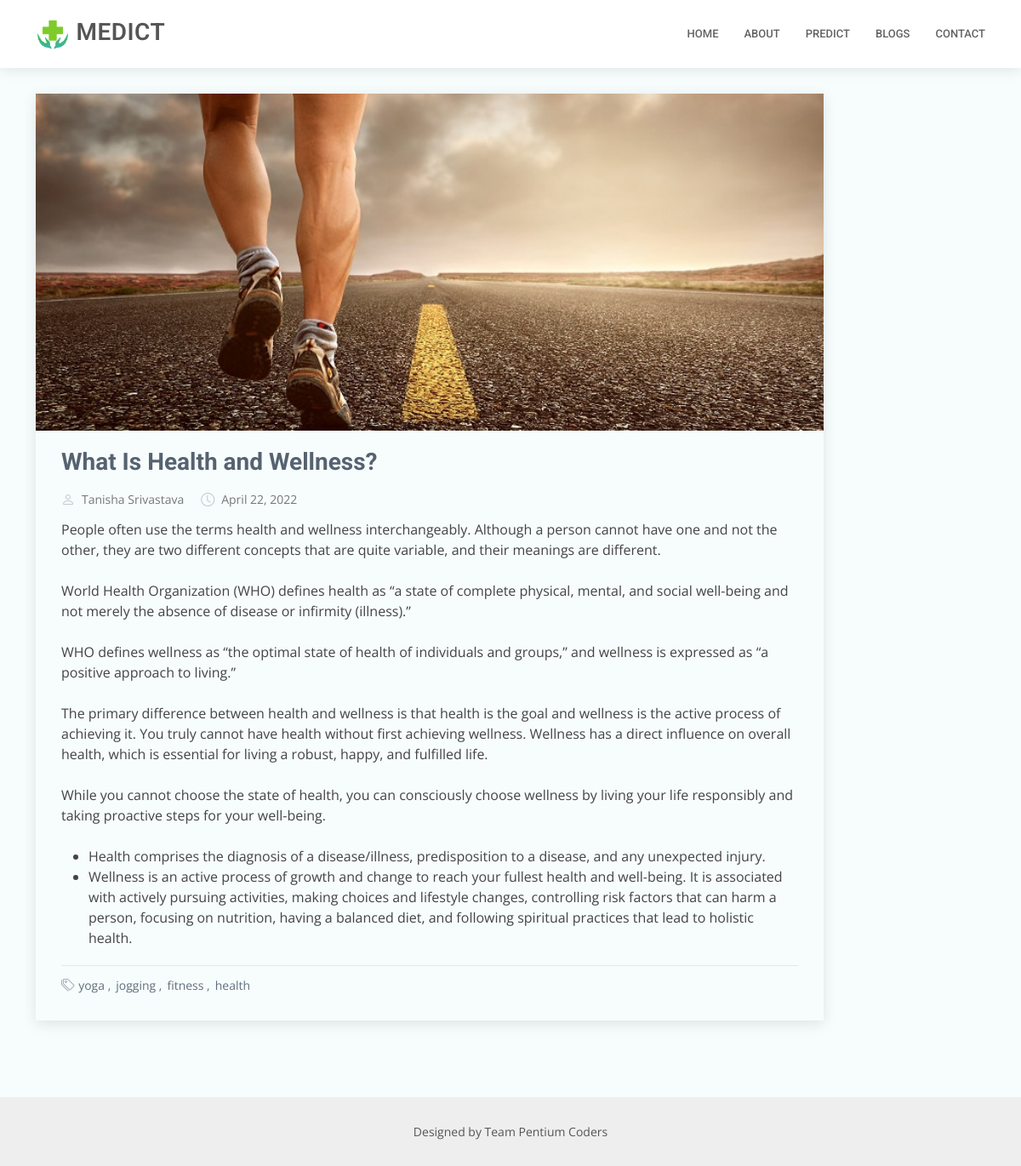
The app's page /blogpost/1 with its own data.
### Main/models.py (models this page shows)
class Blog(models.Model):
    sno = models.AutoField(primary_key=True)
    author = models.CharField(max_length=30)
    title = models.CharField(max_length=100)
    metadesc = models.CharField(max_length=150)
    content = models.TextField()
    thumbimg = models.ImageField(upload_to='blogs/thumbnail', blank=True, null=True)
    featureimg = models.ImageField(upload_to='blogs/', blank=True, null=True)
    tags = models.TextField()
    dateposted = models.DateField(auto_now_add=True)

### Main/views.py (the view)
# urls.py: path('blogpost/<slug:slug>', views.blog, name="blog"),
def blog(request, slug):
    blog = Blog.objects.get(sno=slug)
    tags = blog.tags.split()
    return render(request, 'blogpost.html', {"blog": blog, "tags":tags})

### template/blogpost.html (shortened to what this page needs)
{% extends 'base.html' %}  {% block body %}
<main id="main">
  <section id="blog" class="blog section-bg">
    <div class="container" data-aos="fade-up">
      <div class="row">
        <div class="col-lg-10 entries">
          <article class="entry entry-single">
            <div class="entry-img">
              <img
                src="{{blog.featureimg.url}}"
                alt="{{blog.title}"
                class="col-12"
              />
            </div>
            <h2 class="entry-title">
              <a href="#">{{blog.title}}</a>
            </h2>
            <div class="entry-meta">
              <ul>
                <li class="d-flex align-items-center">
                  <i class="bi bi-person"></i>
                  <a href="blog-single.html">{{blog.author}}</a>
                </li>
                <li class="d-flex align-items-center">
                  <i class="bi bi-clock"></i>
                  <a href="blog-single.html">
                    <time datetime="{{blog.dateposted}}"
                      >{{blog.dateposted}}</time
                    >
                  </a>
                </li>
              </ul>
            </div>
            <div class="entry-content">
              <div>{{ blog.content|safe }}</div>
            </div>
            <div class="entry-footer">
              <i class="bi bi-tags"></i>
              <ul class="tags">
                {% for tag in tags %}
                <li><a>{{tag}}</a></li>
                {% endfor %}
              </ul>
            </div>
          </article>
        </div>
      </div>
    </div>
  </section>
</main>
{% endblock body %}

### assets/static/css/style.css (style rules this page uses)
body { font-family: "Open Sans", sans-serif; color: #444444; }
a { color: #3fbbc0; text-decoration: none; }
h1, h2, h3, h4, h5, h6 { font-family: "Roboto", sans-serif; }
section { padding: 60px 0; overflow: hidden; }
.section-bg { background-color: #f7fcfc; }
.blog { margin-top: 50px; }
.blog .entry { padding: 30px; margin-bottom: 30px; box-shadow: 0 4px 16px rgba(0, 0, 0, 0.1); }
.blog .entry .entry-img { max-height: 440px; margin: -30px -30px 20px -30px; overflow: hidden; }
.blog .entry .entry-title { font-size: 28px; font-weight: bold; padding: 0; margin: 0 0 20px 0; }
.blog .entry .entry-title a { color: #556270; transition: 0.3s; }
.blog .entry .entry-meta { margin-bottom: 15px; color: #c1c8d0; }
.blog .entry .entry-meta ul { display: flex; flex-wrap: wrap; list-style: none; align-items: center; padding: 0; margin: 0; }
.blog .entry .entry-meta ul li + li { padding-left: 20px; }
.blog .entry .entry-meta i { font-size: 16px; margin-right: 8px; line-height: 0; }
.blog .entry .entry-meta a { color: #777777; font-size: 14px; display: inline-block; line-height: 1; }
.blog .entry .entry-content div { line-height: 24px; }
.blog .entry .entry-footer { padding-top: 10px; margin-top: 20px; border-top: 1px solid #e6e6e6; }
.blog .entry .entry-footer i { color: #a4afba; display: inline; }
.blog .entry .entry-footer a { color: #606f7e; transition: 0.3s; cursor: pointer; }
.blog .entry .entry-footer .tags { list-style: none; display: inline; padding: 0; font-size: 14px; }
.blog .entry .entry-footer .tags li { display: inline-block; }
.blog .entry .entry-footer .tags li + li::before { padding-right: 6px; color: #6c757d; content: ","; }

### records on screen
Blog: featureimg (picture), title "What Is Health and Wellness?", author "Tanisha Srivastava", dateposted "April 22, 2022", content "People often use the terms health and wellness interchangeably. Although a person cannot have one and not the other, they are two different concepts that are quite variable, and their meanings are different. World Health Organization (WHO) defines health as “a state of complete physical, mental, and social well-being and not merely the absence of disease or infirmity (illness).” WHO defines wellness as “the optimal state of health of individuals and groups,” and wellness is expressed as “a positive approach to living.” The primary difference between health and wellness is that health is the goal and wellness is the active process of achieving it. You truly cannot have health without first…"

### other values on screen
{{ tag }} "yoga" "jogging" "fitness" "health"
